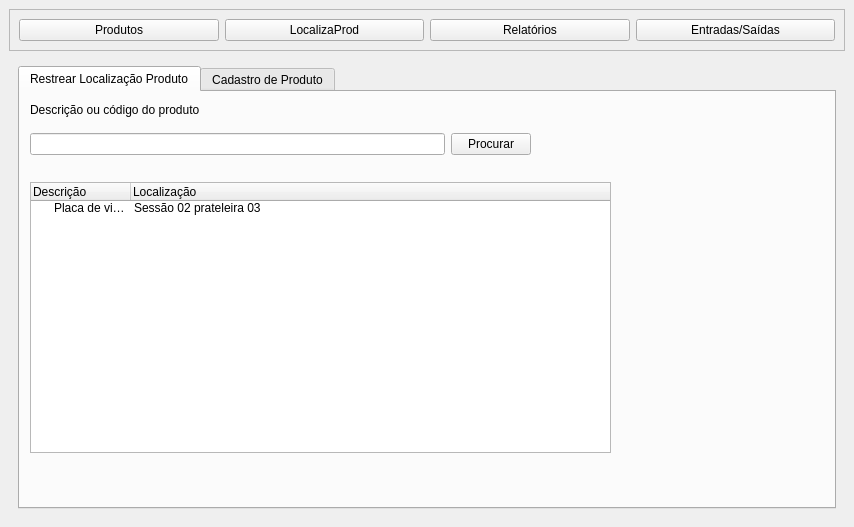
<?xml version="1.0" encoding="UTF-8"?>
<ui version="4.0">
 <class>MainWindow</class>
 <widget class="QMainWindow" name="MainWindow">
  <property name="geometry">
   <rect>
    <x>0</x>
    <y>0</y>
    <width>854</width>
    <height>527</height>
   </rect>
  </property>
  <property name="windowTitle">
   <string>MainWindow</string>
  </property>
  <widget class="QWidget" name="centralwidget">
   <layout class="QVBoxLayout" name="verticalLayout_2">
    <item>
     <widget class="QFrame" name="frame">
      <property name="frameShape">
       <enum>QFrame::StyledPanel</enum>
      </property>
      <property name="frameShadow">
       <enum>QFrame::Raised</enum>
      </property>
      <layout class="QHBoxLayout" name="horizontalLayout">
       <item>
        <widget class="QPushButton" name="botao_produtos">
         <property name="text">
          <string>Produtos</string>
         </property>
        </widget>
       </item>
       <item>
        <widget class="QPushButton" name="botao_localizarProd">
         <property name="text">
          <string>LocalizaProd</string>
         </property>
        </widget>
       </item>
       <item>
        <widget class="QPushButton" name="botao_relatorio">
         <property name="text">
          <string>Relatórios</string>
         </property>
        </widget>
       </item>
       <item>
        <widget class="QPushButton" name="botao_atuaza">
         <property name="text">
          <string>Entradas/Saídas</string>
         </property>
        </widget>
       </item>
      </layout>
     </widget>
    </item>
    <item>
     <widget class="QStackedWidget" name="Editaproduto">
      <property name="currentIndex">
       <number>0</number>
      </property>
      <widget class="QWidget" name="page">
       <layout class="QVBoxLayout" name="verticalLayout_4">
        <item>
         <widget class="QTabWidget" name="window_produto">
          <property name="sizePolicy">
           <sizepolicy hsizetype="Expanding" vsizetype="Expanding">
            <horstretch>0</horstretch>
            <verstretch>0</verstretch>
           </sizepolicy>
          </property>
          <property name="currentIndex">
           <number>0</number>
          </property>
          <widget class="QWidget" name="tab">
           <attribute name="title">
            <string>Restrear Localização Produto</string>
           </attribute>
           <widget class="QLabel" name="labelnomesparaprocurarproduto">
            <property name="geometry">
             <rect>
              <x>10</x>
              <y>10</y>
              <width>191</width>
              <height>16</height>
             </rect>
            </property>
            <property name="text">
             <string>Descrição ou código do produto </string>
            </property>
           </widget>
           <widget class="QTreeWidget" name="telaproduto">
            <property name="geometry">
             <rect>
              <x>10</x>
              <y>90</y>
              <width>581</width>
              <height>271</height>
             </rect>
            </property>
            <property name="focusPolicy">
             <enum>Qt::NoFocus</enum>
            </property>
            <column>
             <property name="text">
              <string>Descrição </string>
             </property>
            </column>
            <column>
             <property name="text">
              <string>Localização</string>
             </property>
            </column>
            <item>
             <property name="text">
              <string>Placa de video RTX 4060</string>
             </property>
             <property name="text">
              <string>Sessão 02 prateleira 03</string>
             </property>
            </item>
           </widget>
           <widget class="QWidget" name="layoutWidget">
            <property name="geometry">
             <rect>
              <x>10</x>
              <y>40</y>
              <width>501</width>
              <height>25</height>
             </rect>
            </property>
            <layout class="QHBoxLayout" name="horizontalLayout_2">
             <item>
              <widget class="QLineEdit" name="inputparaselecionarproduto"/>
             </item>
             <item>
              <widget class="QPushButton" name="botaoprocurarproduto">
               <property name="text">
                <string>Procurar</string>
               </property>
              </widget>
             </item>
            </layout>
           </widget>
          </widget>
          <widget class="QWidget" name="tab_2">
           <attribute name="title">
            <string>Cadastro de Produto</string>
           </attribute>
           <widget class="QLabel" name="labeltitulo">
            <property name="geometry">
             <rect>
              <x>310</x>
              <y>10</y>
              <width>211</width>
              <height>31</height>
             </rect>
            </property>
            <property name="font">
             <font>
              <family>Times New Roman</family>
              <pointsize>14</pointsize>
              <weight>50</weight>
              <italic>false</italic>
              <bold>false</bold>
             </font>
            </property>
            <property name="styleSheet">
             <string notr="true">font: 14pt &quot;Times New Roman&quot;;</string>
            </property>
            <property name="text">
             <string>&lt;html&gt;&lt;head/&gt;&lt;body&gt;&lt;p align=&quot;center&quot;&gt;&lt;span style=&quot; font-size:16pt;&quot;&gt;Cadastrar produto&lt;/span&gt;&lt;/p&gt;&lt;/body&gt;&lt;/html&gt;</string>
            </property>
           </widget>
           <widget class="QComboBox" name="comLocalizacao">
            <property name="geometry">
             <rect>
              <x>550</x>
              <y>90</y>
              <width>181</width>
              <height>21</height>
             </rect>
            </property>
            <item>
             <property name="text">
              <string/>
             </property>
            </item>
            <item>
             <property name="text">
              <string>Sessão 01 prateleira 01 </string>
             </property>
            </item>
            <item>
             <property name="text">
              <string>Sessão 01 prateleira 02</string>
             </property>
            </item>
            <item>
             <property name="text">
              <string>Sessão 02 prateleira 03 </string>
             </property>
            </item>
            <item>
             <property name="text">
              <string>Sessão 02 prateleira 04</string>
             </property>
            </item>
            <item>
             <property name="text">
              <string>Sessão 03 prateleira 05</string>
             </property>
            </item>
            <item>
             <property name="text">
              <string>Sessão 03 prateleira 06 </string>
             </property>
            </item>
           </widget>
           <widget class="QComboBox" name="ComboCategoria">
            <property name="geometry">
             <rect>
              <x>550</x>
              <y>140</y>
              <width>181</width>
              <height>21</height>
             </rect>
            </property>
            <item>
             <property name="text">
              <string/>
             </property>
            </item>
            <item>
             <property name="text">
              <string>Eletrônicos</string>
             </property>
            </item>
            <item>
             <property name="text">
              <string>Celulares</string>
             </property>
            </item>
            <item>
             <property name="text">
              <string>Capinhas </string>
             </property>
            </item>
            <item>
             <property name="text">
              <string>Peliculas</string>
             </property>
            </item>
            <item>
             <property name="text">
              <string>Fones</string>
             </property>
            </item>
            <item>
             <property name="text">
              <string>Caixa de som</string>
             </property>
            </item>
            <item>
             <property name="text">
              <string>Outros</string>
             </property>
            </item>
           </widget>
           <widget class="QLabel" name="labellocalizacao">
            <property name="geometry">
             <rect>
              <x>553</x>
              <y>73</y>
              <width>71</width>
              <height>16</height>
             </rect>
            </property>
            <property name="text">
             <string>&lt;html&gt;&lt;head/&gt;&lt;body&gt;&lt;p&gt;&lt;span style=&quot; font-size:9pt;&quot;&gt;Localização &lt;/span&gt;&lt;/p&gt;&lt;/body&gt;&lt;/html&gt;</string>
            </property>
           </widget>
           <widget class="QLabel" name="labelcategoria">
            <property name="geometry">
             <rect>
              <x>550</x>
              <y>120</y>
              <width>61</width>
              <height>20</height>
             </rect>
            </property>
            <property name="text">
             <string>&lt;html&gt;&lt;head/&gt;&lt;body&gt;&lt;p&gt;&lt;span style=&quot; font-size:9pt;&quot;&gt;Categoria&lt;/span&gt;&lt;/p&gt;&lt;/body&gt;&lt;/html&gt;</string>
            </property>
           </widget>
           <widget class="QWidget" name="layoutWidget">
            <property name="geometry">
             <rect>
              <x>20</x>
              <y>70</y>
              <width>451</width>
              <height>41</height>
             </rect>
            </property>
            <layout class="QVBoxLayout" name="verticalLayout_6">
             <item>
              <widget class="QLabel" name="labeldescricaoProduto">
               <property name="text">
                <string>Descrição </string>
               </property>
              </widget>
             </item>
             <item>
              <widget class="QLineEdit" name="txt_descricao"/>
             </item>
            </layout>
           </widget>
           <widget class="QWidget" name="layoutWidget">
            <property name="geometry">
             <rect>
              <x>20</x>
              <y>190</y>
              <width>81</width>
              <height>41</height>
             </rect>
            </property>
            <layout class="QVBoxLayout" name="verticalLayout_5">
             <item>
              <widget class="QLabel" name="label">
               <property name="text">
                <string>Preço Venda</string>
               </property>
              </widget>
             </item>
             <item>
              <widget class="QLineEdit" name="precovenda"/>
             </item>
            </layout>
           </widget>
           <widget class="QPushButton" name="alterarProduto">
            <property name="geometry">
             <rect>
              <x>332</x>
              <y>281</y>
              <width>75</width>
              <height>23</height>
             </rect>
            </property>
            <property name="text">
             <string>Alterar</string>
            </property>
           </widget>
           <widget class="QPushButton" name="incluirProduto">
            <property name="geometry">
             <rect>
              <x>251</x>
              <y>281</y>
              <width>75</width>
              <height>23</height>
             </rect>
            </property>
            <property name="text">
             <string>Incluir</string>
            </property>
           </widget>
           <widget class="QPushButton" name="Procurar">
            <property name="geometry">
             <rect>
              <x>494</x>
              <y>281</y>
              <width>75</width>
              <height>23</height>
             </rect>
            </property>
            <property name="text">
             <string>Procurar</string>
            </property>
           </widget>
           <widget class="QPushButton" name="excluirProduto">
            <property name="geometry">
             <rect>
              <x>413</x>
              <y>281</y>
              <width>75</width>
              <height>23</height>
             </rect>
            </property>
            <property name="text">
             <string>Excluir</string>
            </property>
           </widget>
           <widget class="QWidget" name="layoutWidget">
            <property name="geometry">
             <rect>
              <x>20</x>
              <y>130</y>
              <width>419</width>
              <height>43</height>
             </rect>
            </property>
            <layout class="QHBoxLayout" name="horizontalLayout_3">
             <item>
              <layout class="QVBoxLayout" name="verticalLayout_8">
               <item>
                <widget class="QLabel" name="labelestoque">
                 <property name="text">
                  <string>Estoque </string>
                 </property>
                </widget>
               </item>
               <item>
                <widget class="QLineEdit" name="txt_estoque"/>
               </item>
              </layout>
             </item>
             <item>
              <layout class="QVBoxLayout" name="verticalLayout_7">
               <item>
                <widget class="QLabel" name="labelestoquemin">
                 <property name="text">
                  <string>Estoque Min</string>
                 </property>
                </widget>
               </item>
               <item>
                <widget class="QLineEdit" name="txt_estoquMin"/>
               </item>
              </layout>
             </item>
             <item>
              <layout class="QVBoxLayout" name="verticalLayout_9">
               <item>
                <widget class="QLabel" name="labelestoquemax">
                 <property name="text">
                  <string>Estoque Max</string>
                 </property>
                </widget>
               </item>
               <item>
                <widget class="QLineEdit" name="txty_estoqueMax"/>
               </item>
              </layout>
             </item>
            </layout>
           </widget>
          </widget>
         </widget>
        </item>
       </layout>
      </widget>
      <widget class="QWidget" name="inicial_window">
       <layout class="QVBoxLayout" name="verticalLayout">
        <item>
         <widget class="QLabel" name="window_name">
          <property name="styleSheet">
           <string notr="true">background-color: rgb(255, 255, 255);</string>
          </property>
          <property name="text">
           <string>&lt;html&gt;&lt;head/&gt;&lt;body&gt;&lt;p align=&quot;center&quot;&gt;&lt;span style=&quot; font-size:36pt; font-weight:600; color:#00007f;&quot;&gt;Bryan&lt;/span&gt;&lt;/p&gt;&lt;p align=&quot;center&quot;&gt;&lt;span style=&quot; font-size:36pt; font-weight:600; color:#00007f;&quot;&gt;sistemas&lt;/span&gt;&lt;/p&gt;&lt;/body&gt;&lt;/html&gt;</string>
          </property>
         </widget>
        </item>
        <item>
         <widget class="QPushButton" name="pushButton">
          <property name="text">
           <string>Vender</string>
          </property>
         </widget>
        </item>
       </layout>
      </widget>
     </widget>
    </item>
   </layout>
  </widget>
 </widget>
 <resources/>
 <connections/>
</ui>
